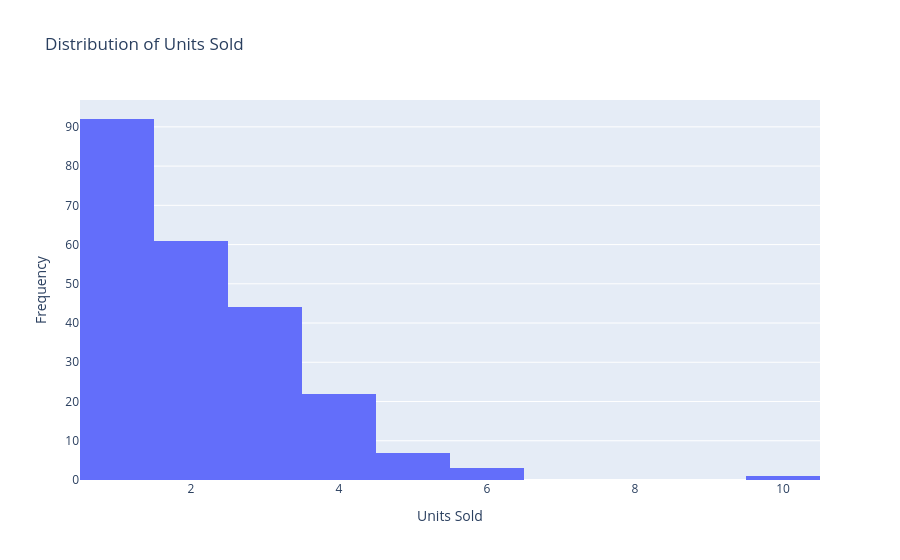

Write notebook code for a chart like this one.
### Code cell
# Visualization: Distribution of Units Sold
fig_units = px.histogram(
    df,
    x='Units Sold',
    nbins=10,
    title='Distribution of Units Sold'
)

fig_units.update_traces(
    hovertemplate='Units Sold: %{x}<br>Count: %{y}<extra></extra>'
)

fig_units.update_layout(
    xaxis_title='Units Sold',
    yaxis_title='Frequency'
)

fig_units.show()

### Figure 1 — Plotly figure (JSON) as saved in the notebook; plotly's stock layout.template omitted (floating-point values rounded to 4 significant figures; data arrays with more than 128 entries replaced by an {"elided": "..."} marker saying what was removed)
{"data": [{"alignmentgroup": "True", "bingroup": "x", "hovertemplate": "Units Sold: %{x}<br>Count: %{y}<extra></extra>", "legendgroup": "", "marker": {"color": "#636efa", "pattern": {"shape": ""}}, "name": "", "nbinsx": 10, "offsetgroup": "", "orientation": "v", "showlegend": false, "type": "histogram", "x": {"elided": "230 int values"}, "xaxis": "x", "yaxis": "y"}], "layout": {"barmode": "relative", "legend": {"tracegroupgap": 0}, "title": {"text": "Distribution of Units Sold"}, "xaxis": {"anchor": "y", "domain": [0, 1], "title": {"text": "Units Sold"}}, "yaxis": {"anchor": "x", "domain": [0, 1], "title": {"text": "Frequency"}}}}
